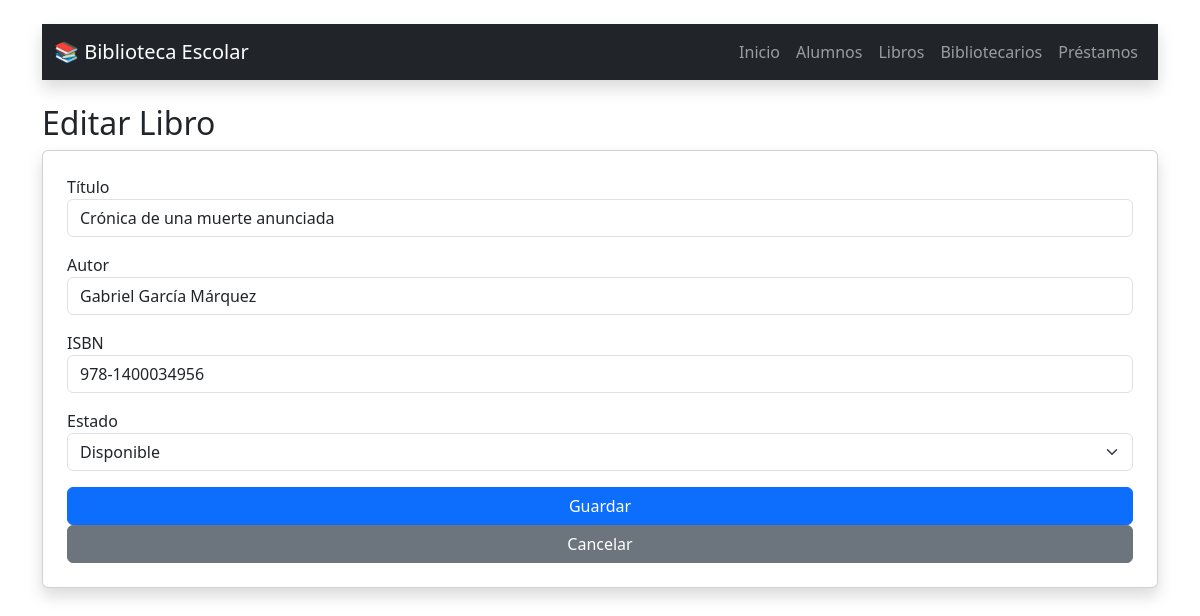
Page /biblioteca/libros_form.php?id=5 on the earlier database version.
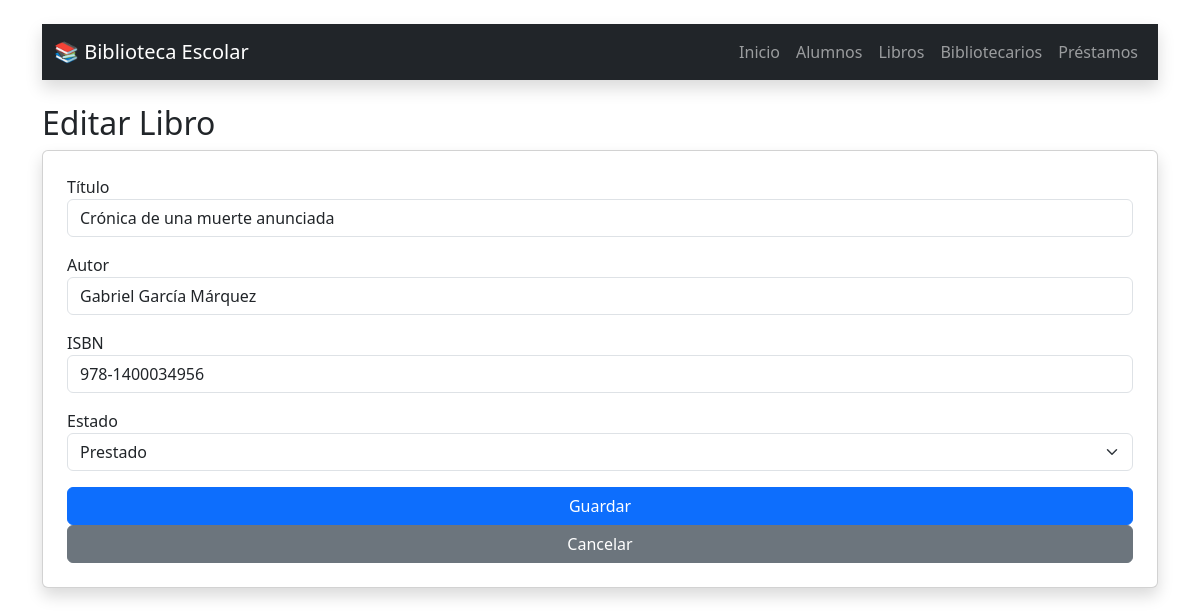
Same page on the later database version.
### tables this page shows
CREATE TABLE `libro` (
  `id_libro` int(11) NOT NULL,
  `titulo` varchar(150) NOT NULL,
  `autor` varchar(100) DEFAULT NULL,
  `isbn` varchar(20) DEFAULT NULL,
  `estado` enum('disponible','prestado') DEFAULT 'disponible'
);

### biblioteca/libros_form.php (the view, shortened to what this page needs)
<?php
include 'config.php';
$id = $_GET['id'] ?? null;
$libro = ['titulo' => '', 'autor' => '', 'isbn' => '', 'estado' => 'disponible'];
if ($id) {
    $stmt = $pdo->prepare("SELECT * FROM libro WHERE id_libro = ?");
    $stmt->execute([$id]);
    $libro = $stmt->fetch();
}
?>
<!DOCTYPE html>
<html>
<head>
    <link rel="stylesheet" href="https://cdn.jsdelivr.net/npm/bootstrap@5.3.0/dist/css/bootstrap.min.css">
</head>
<body class="container mt-4">
    <?php include 'navbar.php'; ?>
    <h2><?php echo $id ? 'Editar' : 'Nuevo'; ?> Libro</h2>
    <form method="POST" class="card p-4 shadow">
        <div class="mb-3">
            <label>Título</label>
            <input type="text" name="titulo" class="form-control" value="<?php echo $libro['titulo']; ?>" required>
        </div>
        <div class="mb-3">
            <label>Autor</label>
            <input type="text" name="autor" class="form-control" value="<?php echo $libro['autor']; ?>">
        </div>
        <div class="mb-3">
            <label>ISBN</label>
            <input type="text" name="isbn" class="form-control" value="<?php echo $libro['isbn']; ?>" required>
        </div>
        <div class="mb-3">
            <label>Estado</label>
            <select name="estado" class="form-select">
                <option value="disponible" <?php if($libro['estado']=='disponible') echo 'selected'; ?>>Disponible</option>
                <option value="prestado" <?php if($libro['estado']=='prestado') echo 'selected'; ?>>Prestado</option>
            </select>
        </div>
        <button type="submit" class="btn btn-primary">Guardar</button>
        <a href="libros.php" class="btn btn-secondary">Cancelar</a>
    </form>
</body>
</html>

Differences in the rows shown:
changed libro "Crónica de una muerte anunciada": estado "Disponible" → "Prestado"
